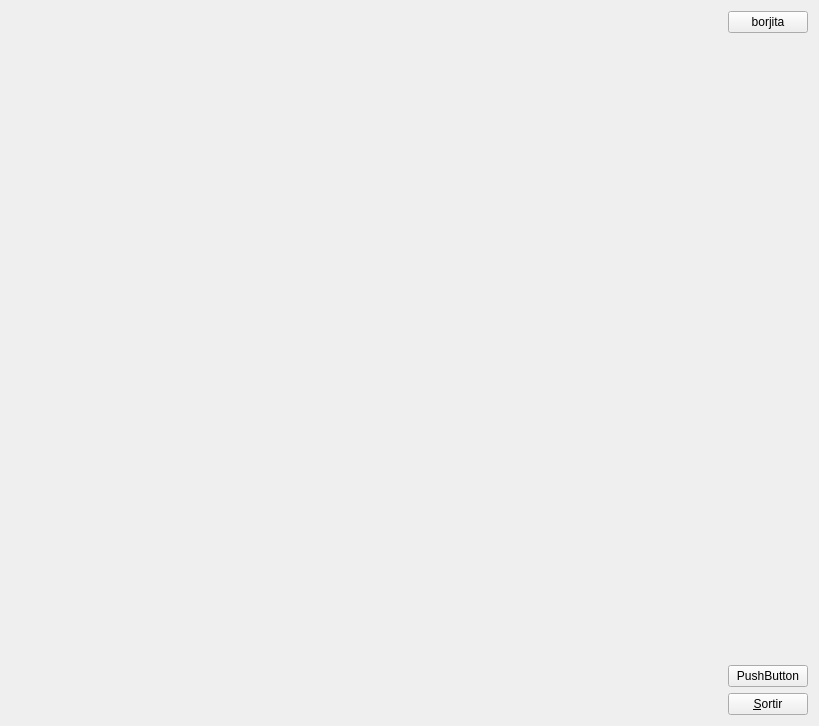
<?xml version="1.0" encoding="UTF-8"?>
<ui version="4.0">
 <class>MyForm</class>
 <widget class="QWidget" name="MyForm">
  <property name="geometry">
   <rect>
    <x>0</x>
    <y>0</y>
    <width>819</width>
    <height>726</height>
   </rect>
  </property>
  <property name="windowTitle">
   <string>Form</string>
  </property>
  <layout class="QHBoxLayout" name="horizontalLayout">
   <item>
    <widget class="MyGLWidget" name="widget" native="true">
     <property name="sizePolicy">
      <sizepolicy hsizetype="Expanding" vsizetype="Expanding">
       <horstretch>0</horstretch>
       <verstretch>0</verstretch>
      </sizepolicy>
     </property>
    </widget>
   </item>
   <item>
    <layout class="QVBoxLayout" name="verticalLayout">
     <item>
      <widget class="QPushButton" name="pushButton_3">
       <property name="text">
        <string>borjita</string>
       </property>
      </widget>
     </item>
     <item>
      <spacer name="verticalSpacer">
       <property name="orientation">
        <enum>Qt::Vertical</enum>
       </property>
       <property name="sizeHint" stdset="0">
        <size>
         <width>20</width>
         <height>40</height>
        </size>
       </property>
      </spacer>
     </item>
     <item>
      <widget class="QPushButton" name="pushButton_2">
       <property name="text">
        <string>PushButton</string>
       </property>
      </widget>
     </item>
     <item>
      <widget class="QPushButton" name="pushButton">
       <property name="sizePolicy">
        <sizepolicy hsizetype="Fixed" vsizetype="Fixed">
         <horstretch>0</horstretch>
         <verstretch>0</verstretch>
        </sizepolicy>
       </property>
       <property name="text">
        <string>&amp;Sortir</string>
       </property>
      </widget>
     </item>
    </layout>
   </item>
  </layout>
 </widget>
 <customwidgets>
  <customwidget>
   <class>MyGLWidget</class>
   <extends>QWidget</extends>
   <header>MyGLWidget.h</header>
   <container>1</container>
   <slots>
    <slot>borjitap()</slot>
    <slot>persp()</slot>
    <slot>p()</slot>
   </slots>
  </customwidget>
 </customwidgets>
 <resources/>
 <connections>
  <connection>
   <sender>pushButton</sender>
   <signal>clicked()</signal>
   <receiver>MyForm</receiver>
   <slot>close()</slot>
   <hints>
    <hint type="sourcelabel">
     <x>810</x>
     <y>717</y>
    </hint>
    <hint type="destinationlabel">
     <x>839</x>
     <y>529</y>
    </hint>
   </hints>
  </connection>
  <connection>
   <sender>pushButton_2</sender>
   <signal>clicked()</signal>
   <receiver>widget</receiver>
   <slot>persp()</slot>
   <hints>
    <hint type="sourcelabel">
     <x>766</x>
     <y>684</y>
    </hint>
    <hint type="destinationlabel">
     <x>703</x>
     <y>602</y>
    </hint>
   </hints>
  </connection>
  <connection>
   <sender>pushButton_3</sender>
   <signal>clicked()</signal>
   <receiver>widget</receiver>
   <slot>p()</slot>
   <hints>
    <hint type="sourcelabel">
     <x>768</x>
     <y>27</y>
    </hint>
    <hint type="destinationlabel">
     <x>711</x>
     <y>146</y>
    </hint>
   </hints>
  </connection>
 </connections>
</ui>
